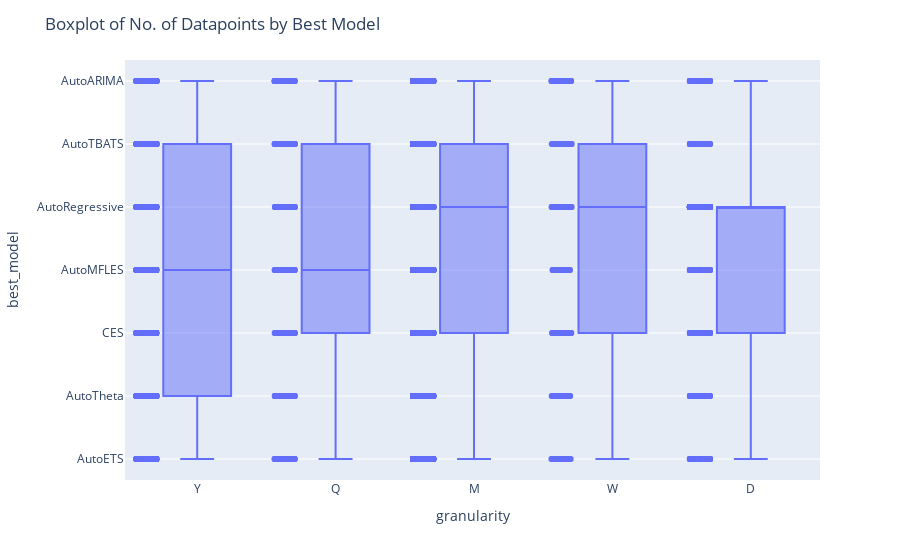

The cell this chart's notebook holds for it:
### Code cell
import plotly.express as px

fig = px.box(df, y="best_model", x="granularity", points="all")  # Show all points
fig.update_layout(title="Boxplot of No. of Datapoints by Best Model")
fig.show()

### Figure 1 — Plotly figure (JSON) as saved in the notebook; plotly's stock layout.template omitted (floating-point values rounded to 4 significant figures; data arrays with more than 128 entries replaced by an {"elided": "..."} marker saying what was removed)
{"data": [{"alignmentgroup": "True", "boxpoints": "all", "hovertemplate": "granularity=%{x}<br>best_model=%{y}<extra></extra>", "legendgroup": "", "marker": {"color": "#636efa"}, "name": "", "notched": false, "offsetgroup": "", "orientation": "v", "showlegend": false, "type": "box", "x": {"elided": "47752 str values"}, "x0": " ", "xaxis": "x", "y": {"elided": "47752 str values"}, "y0": " ", "yaxis": "y"}], "layout": {"boxmode": "group", "legend": {"tracegroupgap": 0}, "margin": {"t": 60}, "title": {"text": "Boxplot of No. of Datapoints by Best Model"}, "xaxis": {"anchor": "y", "domain": [0, 1], "title": {"text": "granularity"}}, "yaxis": {"anchor": "x", "domain": [0, 1], "title": {"text": "best_model"}}}}
